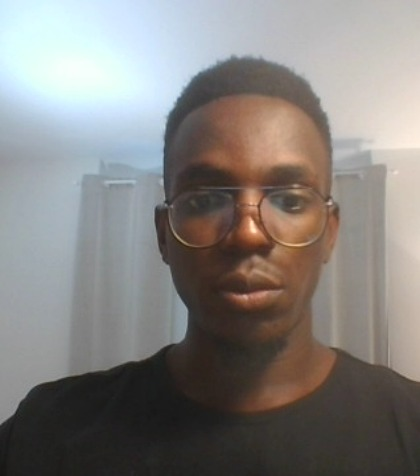
#> input picture images/Raphael.png, 420 x 476 px; its folder holds only this picture in this run
$ python -i crop_image.py   (imports and definitions only)
#> lines starting #> are read from the running program, lines starting #| are printed output that depends on the picture
import cv2
import glob
import os

def crop():

    face_cascade = cv2.CascadeClassifier('haarcascade_frontalface_default.xml')
    path = "./images/*.*"

    img_list = glob.glob(path)


    ok = True

    try:
        for file in img_list[0:len(img_list)]:

            img_list = glob.glob(path)

            nom = str(img_list[0]).replace(path,"")

            nom = str(nom)[9:len(nom)]

            if nom.endswith(".jpeg"): nom = nom[0:len(nom)-5]
            if nom.endswith(".png"): nom = nom[0:len(nom)-4]
            if nom.endswith(".jpg"): nom = nom[0:len(nom)-4]

            img = cv2.imread(file, 1)
#> img is the input picture: shape (476, 420, 3); mean B, G, R 126.5, 129.5, 132.9
            gray = cv2.cvtColor(img, cv2.COLOR_BGR2GRAY)
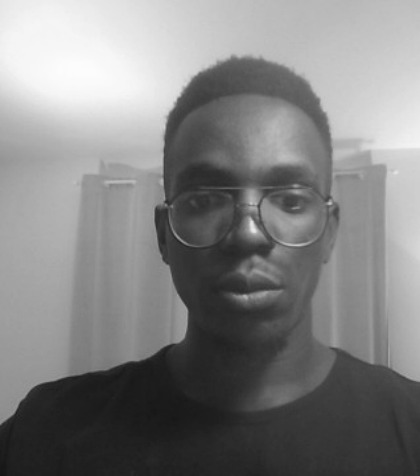
#> gray: shape (476, 420); min 21, max 252, mean 130.1

            faces = face_cascade.detectMultiScale(gray,1.3,5)
#> faces = [[149, 115, 195, 195]]

            try:
                for (x,y,w,h) in faces:

                    roi_color  = img[y:y+h, x: x+ w]

                    resized = cv2.resize(roi_color, (128,128))
                    cv2.imwrite("./known_faces/"+str(nom)+".jpg", resized)
#> this loop made 1 pass
#> pass 1, in crop, `roi_color  = img[y:y+h, x: x+ w]`:
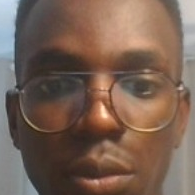
#> roi_color: shape (195, 195, 3); mean B, G, R 84.2, 97.6, 121.2


                files = glob.glob('./images/*')

                # for f in files:
                #     os.remove(f)

            except:
                print("Aucune face détecté")

                ok = "Aucune face détecté"
    except:
        ok = False

    return ok

>>> result = crop()
